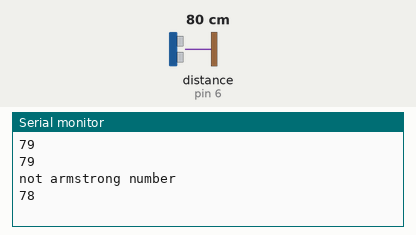
Simulated run of this sketch. Board: Arduino Uno, built with avr-gcc and run on an emulated ATmega328P. On the bench: the last lines printed to the serial monitor. Wiring (inferred from the names in the program): ultrasonic range finder: trigger pin 7; echo pin 6. The inputs (shaded band) are chosen by the test bench; at power-on: distance to the obstacle (sensor on pin 6) 80 cm. The echo pulse lasts 58.3 µs per cm.

Above: at 2.8 s.
2.9 s: distance to the obstacle (sensor on pin 6) set to 2 cm
At 4.9 s:
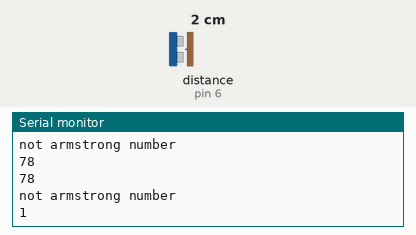
5.6 s: distance to the obstacle (sensor on pin 6) set to 4 cm
At 6.4 s:
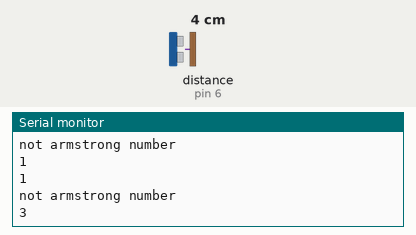
Timing chart, 0 to 8.6 s (numbered marks = the images above; inputs shaded):
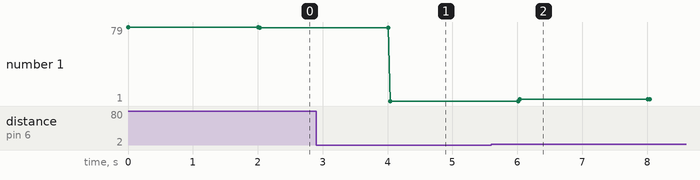

The sketch:

A1Q15.ino
```cpp
// A1Q15. Take only 3 readings of ultrasonic sensor (after trigger) at the intervals of 2 seconds then stop taking further readings. Average the readings and find out if that number is an Armstrong number or not.

#define ECHO 6
#define TRIG 7

long duration;
int distance;

int n, r, s = 0, temp, sum, avg;

void setup() {
  Serial.begin(9600);
  pinMode(ECHO, INPUT);
  pinMode(TRIG, OUTPUT);
}

void loop() {
  digitalWrite(TRIG, LOW);
  delayMicroseconds(10);
  digitalWrite(TRIG, HIGH);
  digitalWrite(TRIG, LOW);
  duration = pulseIn(ECHO, HIGH);
  distance = (duration * 0.034) / 2;
  Serial.println(distance);
  sum = 0;
  for (int i = 0; i < 3; i++) {
    sum += distance;
  }
  delay(2000);
  digitalWrite(TRIG, LOW);

  avg = sum / 3;

  Serial.println(avg);

  n = avg;

  temp = n;

  while (n > 0) {
    r = n % 10;
    s = s + (r * r * r);
    n = n / 10;
  }

  if (temp == s) {
    Serial.println("armstrong  number ");
  } else {
    Serial.println("not armstrong number");
  }
}
```

Measured:
- after the input at 2.9 s, the serial monitor: prints a new line after 1.1 s (image 1)
- after the input at 5.6 s, the serial monitor: prints a new line after 0.44 s (image 2)
- plotted number 1: 78 → 1 after the input at 2.9 s, 1 → 3 after the input at 5.6 s
